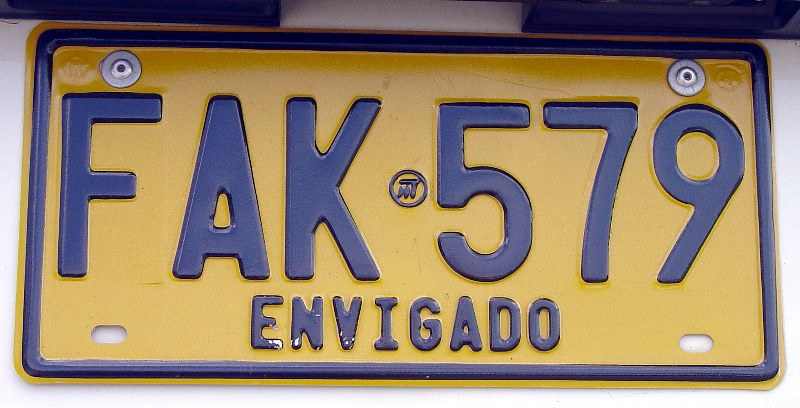
%> input picture Clase1/Imagen.jpg, 800 x 408 px
$ octave Clase1.m   (GNU Octave 9; MATLAB toolbox functions it lacks are replaced by stand-ins)
%> lines starting %> are read from the running program, lines starting %| are printed output that depends on the picture; in (x1, y1, x2, y2) boxes, pixels count from 0 and x2, y2 are one past the last pixel; in counts of white or black regions, pixels touching at a corner belong together; the program's own positions count from 1
clear all, close all, clc
a = imread('imagen.jpg');
%> a is the input picture: size 408x800x3 uint8; mean R, G, B 150.4, 132.3, 109.7
a1 = a;
figure; imshow (a); impixelinfo
b = rgb2gray(a);
figure; imshow(b); impixelinfo
figure; imhist(b)
%> after `imhist(b)`:
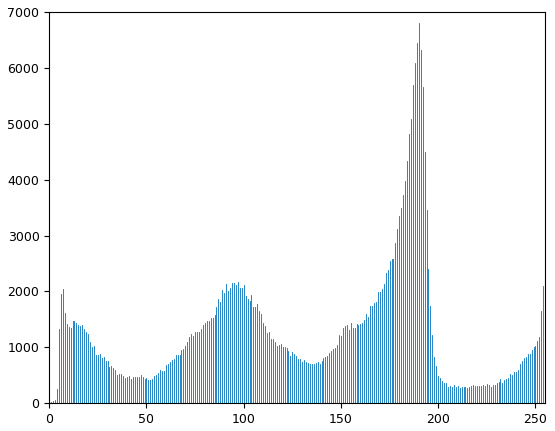
%> figure redrawn from the program's plot data; highest point at x = 190, y = 6808
c = b;
c(c<100) = 0;
c(c>150) = 0;
d = c;
figure; imshow(c);
c(c>0) = 255;
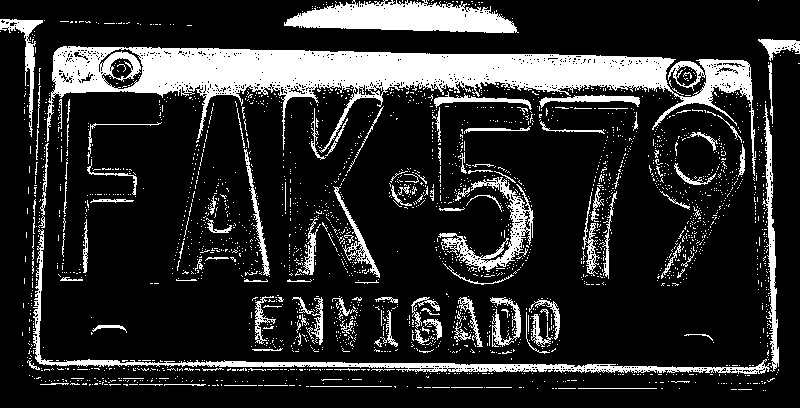
%> c: size 408x800 uint8; 17.4% white; 2459 white regions (2324 under 20 px), largest, box (x1, y1, x2, y2) and area: (47, 46, 756, 176) 25364, (284, 0, 519, 33) 5143, (33, 229, 771, 374) 4453
figure; imshow([b,d,c]);
e = cat(3,c,c,c);
a(e==0) = 0;
figure; imshow(a);
f = b;
b(b<150)=0; b(b>200)=0; b(b>0)=255;
%> after `b(b>200)=0`:
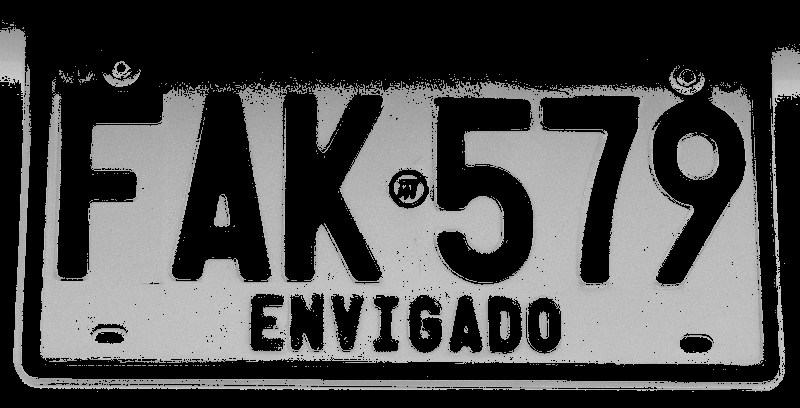
%> b: size 408x800 uint8; min 0, max 200, mean 74.7
%> after `b(b>0)=255`:
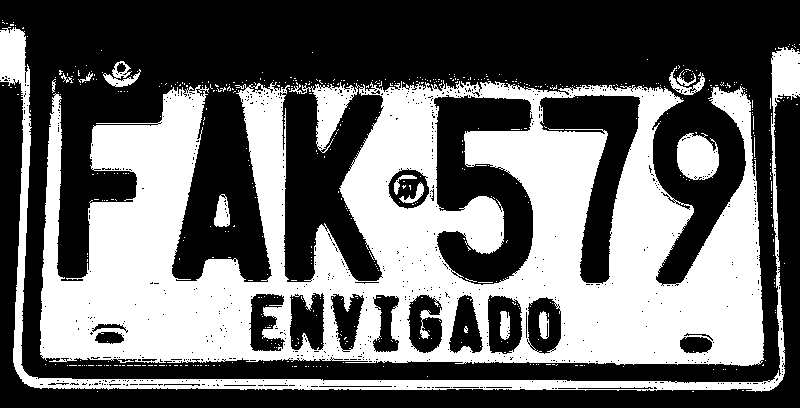
%> b: size 408x800 uint8; 41.6% white; 543 white regions (527 under 20 px), largest, box (x1, y1, x2, y2) and area: (40, 80, 764, 366) 118402, (0, 27, 800, 392) 12709, (677, 133, 719, 180) 1544
figure; imshow(b);
g = cat(3,b,b,b);
a1(g==0) = 0;
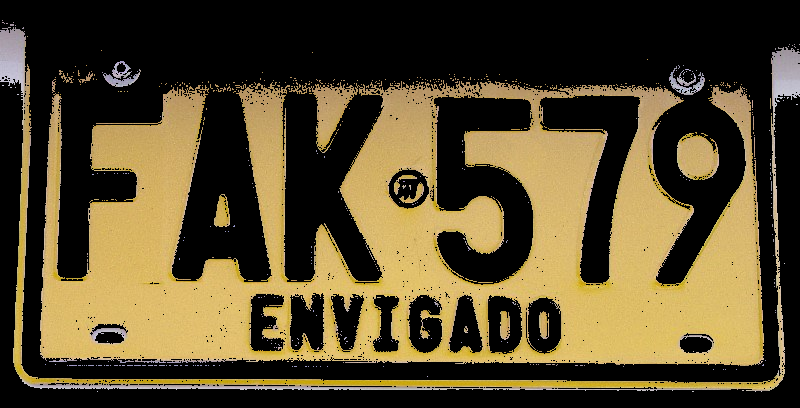
%> a1: size 408x800x3 uint8; mean R, G, B 87.2, 74.3, 44.3
figure; imshow([f,b]);
%> after `imshow([f,b])`:
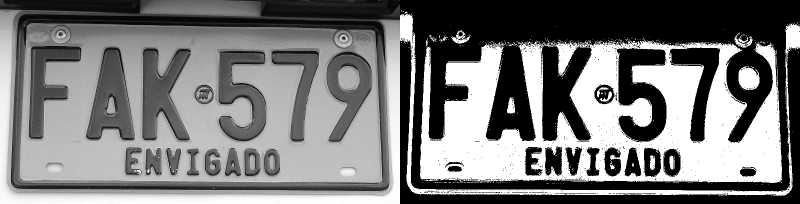
%> displayed picture: size 408x1600, on the screen's scale of 0 to 255 (shown at 1/2 size); min 0, max 255, mean 120.6
figure; imshow(a1);
[fil,col,cap] = size(a);
%> fil = 408; col = 800; cap = 3
area_total = fil*col
%> area_total = 326400
d(d>0) = 1;
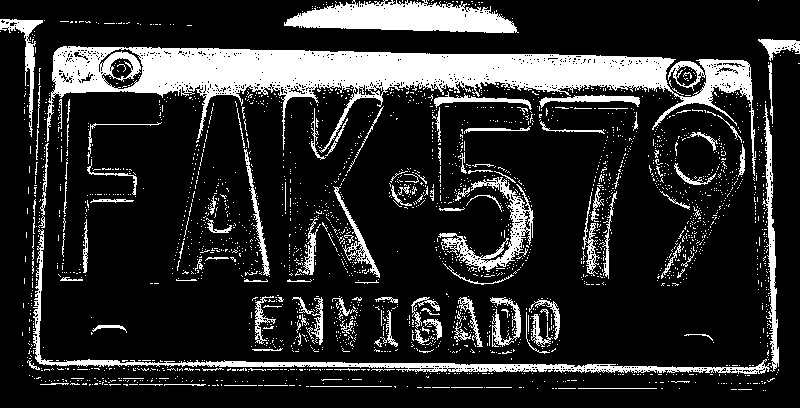
%> d: size 408x800 uint8; values 0 (black) and 1 (white), 17.4% white; 2459 white regions (2324 under 20 px), largest, box (x1, y1, x2, y2) and area: (47, 46, 756, 176) 25364, (284, 0, 519, 33) 5143, (33, 229, 771, 374) 4453
area_l = sum(d(:))
%> area_l = 56768
